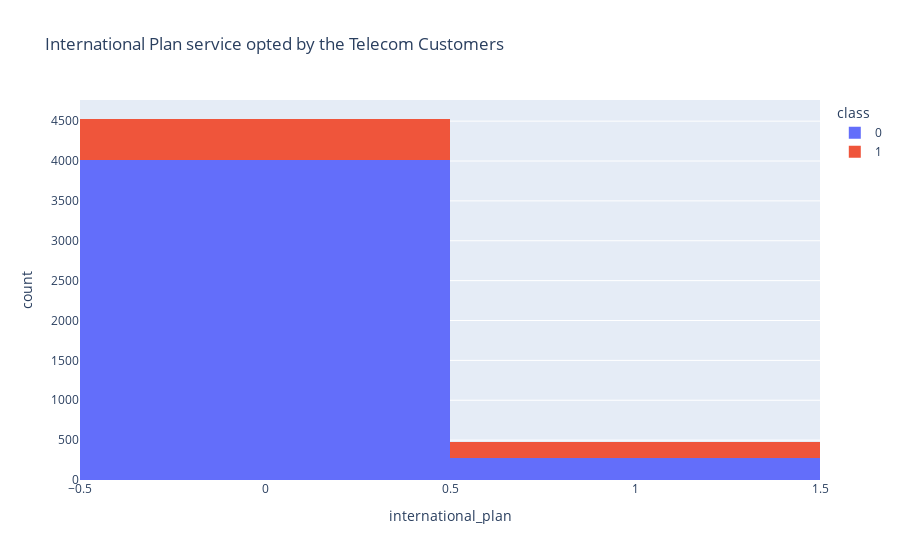

Write notebook code for a chart like this one.
### Code cell
# Plot histogram graph for the international plan service used by the Telecom customers with respect to churned/Retained

fig = px.histogram(telecom_df, x = "international_plan",
                  color = "class",
                  title = "International Plan service opted by the Telecom Customers")
fig.show()

### Figure 1 — Plotly figure (JSON) as saved in the notebook; plotly's stock layout.template omitted (floating-point values rounded to 4 significant figures; data arrays with more than 128 entries replaced by an {"elided": "..."} marker saying what was removed)
{"data": [{"alignmentgroup": "True", "bingroup": "x", "hovertemplate": "class=0<br>international_plan=%{x}<br>count=%{y}<extra></extra>", "legendgroup": "0", "marker": {"color": "#636efa", "pattern": {"shape": ""}}, "name": "0", "offsetgroup": "0", "orientation": "v", "showlegend": true, "type": "histogram", "x": {"elided": "4293 int values"}, "xaxis": "x", "yaxis": "y"}, {"alignmentgroup": "True", "bingroup": "x", "hovertemplate": "class=1<br>international_plan=%{x}<br>count=%{y}<extra></extra>", "legendgroup": "1", "marker": {"color": "#EF553B", "pattern": {"shape": ""}}, "name": "1", "offsetgroup": "1", "orientation": "v", "showlegend": true, "type": "histogram", "x": {"elided": "707 int values"}, "xaxis": "x", "yaxis": "y"}], "layout": {"barmode": "relative", "legend": {"title": {"text": "class"}, "tracegroupgap": 0}, "title": {"text": "International Plan service opted by the Telecom Customers"}, "xaxis": {"anchor": "y", "domain": [0, 1], "title": {"text": "international_plan"}}, "yaxis": {"anchor": "x", "domain": [0, 1], "title": {"text": "count"}}}}
